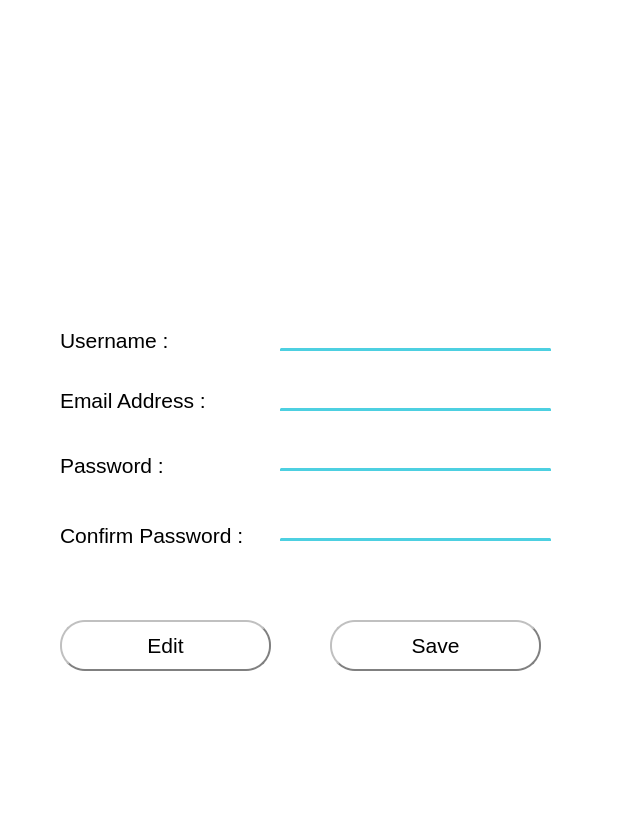
<?xml version="1.0" encoding="UTF-8"?>
<ui version="4.0">
 <class>MainWindow</class>
 <widget class="QMainWindow" name="MainWindow">
  <property name="geometry">
   <rect>
    <x>0</x>
    <y>0</y>
    <width>629</width>
    <height>822</height>
   </rect>
  </property>
  <property name="windowTitle">
   <string>MainWindow</string>
  </property>
  <widget class="QWidget" name="centralwidget">
   <widget class="QLabel" name="label">
    <property name="geometry">
     <rect>
      <x>0</x>
      <y>0</y>
      <width>1121</width>
      <height>901</height>
     </rect>
    </property>
    <property name="styleSheet">
     <string notr="true">background-color: rgb(255, 255, 255);</string>
    </property>
    <property name="text">
     <string/>
    </property>
   </widget>
   <widget class="QLabel" name="label_2">
    <property name="geometry">
     <rect>
      <x>220</x>
      <y>30</y>
      <width>181</width>
      <height>181</height>
     </rect>
    </property>
    <property name="text">
     <string/>
    </property>
    <property name="pixmap">
     <pixmap>../images/admin.png</pixmap>
    </property>
    <property name="scaledContents">
     <bool>true</bool>
    </property>
   </widget>
   <widget class="QPushButton" name="delete_2">
    <property name="geometry">
     <rect>
      <x>330</x>
      <y>620</y>
      <width>211</width>
      <height>51</height>
     </rect>
    </property>
    <property name="font">
     <font>
      <pointsize>16</pointsize>
     </font>
    </property>
    <property name="styleSheet">
     <string notr="true">QPushButton{
background-color: white;
border-style:outset;
border-width: 2px;
border-color:gray;
border-radius: 25px;

}

QPushButton:hover{
background-color: #EEEEEE;
border-style:inset;
color: #0097A7;
}

</string>
    </property>
    <property name="text">
     <string>Save</string>
    </property>
   </widget>
   <widget class="QPushButton" name="edit">
    <property name="geometry">
     <rect>
      <x>60</x>
      <y>620</y>
      <width>211</width>
      <height>51</height>
     </rect>
    </property>
    <property name="font">
     <font>
      <pointsize>16</pointsize>
     </font>
    </property>
    <property name="styleSheet">
     <string notr="true">QPushButton{
background-color: white;
border-style:outset;
border-width: 2px;
border-color:gray;
border-radius: 25px;

}

QPushButton:hover{
background-color: #EEEEEE;
border-style:inset;
color: #0097A7;
}

</string>
    </property>
    <property name="text">
     <string>Edit</string>
    </property>
   </widget>
   <widget class="QLabel" name="label_3">
    <property name="geometry">
     <rect>
      <x>0</x>
      <y>0</y>
      <width>181</width>
      <height>171</height>
     </rect>
    </property>
    <property name="text">
     <string/>
    </property>
    <property name="pixmap">
     <pixmap>../images/top-left.png</pixmap>
    </property>
    <property name="scaledContents">
     <bool>true</bool>
    </property>
   </widget>
   <widget class="QLabel" name="label_4">
    <property name="geometry">
     <rect>
      <x>450</x>
      <y>650</y>
      <width>181</width>
      <height>171</height>
     </rect>
    </property>
    <property name="text">
     <string/>
    </property>
    <property name="pixmap">
     <pixmap>../images/corner.png</pixmap>
    </property>
    <property name="scaledContents">
     <bool>true</bool>
    </property>
   </widget>
   <widget class="QLabel" name="name">
    <property name="geometry">
     <rect>
      <x>200</x>
      <y>220</y>
      <width>231</width>
      <height>41</height>
     </rect>
    </property>
    <property name="font">
     <font>
      <pointsize>18</pointsize>
     </font>
    </property>
    <property name="styleSheet">
     <string notr="true">QLabel{
color: #5F9EA0;
text-align: center;
}</string>
    </property>
    <property name="text">
     <string/>
    </property>
    <property name="alignment">
     <set>Qt::AlignCenter</set>
    </property>
   </widget>
   <widget class="QLabel" name="name_2">
    <property name="geometry">
     <rect>
      <x>60</x>
      <y>320</y>
      <width>131</width>
      <height>41</height>
     </rect>
    </property>
    <property name="font">
     <font>
      <pointsize>16</pointsize>
      <weight>50</weight>
      <italic>false</italic>
      <bold>false</bold>
     </font>
    </property>
    <property name="styleSheet">
     <string notr="true"/>
    </property>
    <property name="text">
     <string>Username :</string>
    </property>
   </widget>
   <widget class="QLabel" name="name_3">
    <property name="geometry">
     <rect>
      <x>60</x>
      <y>380</y>
      <width>171</width>
      <height>41</height>
     </rect>
    </property>
    <property name="font">
     <font>
      <pointsize>16</pointsize>
      <weight>50</weight>
      <italic>false</italic>
      <bold>false</bold>
     </font>
    </property>
    <property name="styleSheet">
     <string notr="true"/>
    </property>
    <property name="text">
     <string>Email Address :</string>
    </property>
   </widget>
   <widget class="QLabel" name="name_4">
    <property name="geometry">
     <rect>
      <x>60</x>
      <y>440</y>
      <width>141</width>
      <height>51</height>
     </rect>
    </property>
    <property name="font">
     <font>
      <pointsize>16</pointsize>
      <weight>50</weight>
      <italic>false</italic>
      <bold>false</bold>
     </font>
    </property>
    <property name="styleSheet">
     <string notr="true"/>
    </property>
    <property name="text">
     <string>Password :</string>
    </property>
   </widget>
   <widget class="QLabel" name="name_5">
    <property name="geometry">
     <rect>
      <x>60</x>
      <y>510</y>
      <width>211</width>
      <height>51</height>
     </rect>
    </property>
    <property name="font">
     <font>
      <pointsize>16</pointsize>
      <weight>50</weight>
      <italic>false</italic>
      <bold>false</bold>
     </font>
    </property>
    <property name="styleSheet">
     <string notr="true"/>
    </property>
    <property name="text">
     <string>Confirm Password : </string>
    </property>
   </widget>
   <widget class="QLineEdit" name="uname">
    <property name="enabled">
     <bool>false</bool>
    </property>
    <property name="geometry">
     <rect>
      <x>280</x>
      <y>300</y>
      <width>271</width>
      <height>51</height>
     </rect>
    </property>
    <property name="styleSheet">
     <string notr="true">QLineEdit{
border-radius : 1px;
border-bottom:3px solid #4DD0E1;
font: 15px red ;
padding-left: 10px;
}</string>
    </property>
    <property name="alignment">
     <set>Qt::AlignCenter</set>
    </property>
   </widget>
   <widget class="QLineEdit" name="uemail">
    <property name="enabled">
     <bool>false</bool>
    </property>
    <property name="geometry">
     <rect>
      <x>280</x>
      <y>360</y>
      <width>271</width>
      <height>51</height>
     </rect>
    </property>
    <property name="styleSheet">
     <string notr="true">QLineEdit{
border-radius : 1px;
border-bottom:3px solid #4DD0E1;
font: 15px red ;
padding-left: 10px;
}</string>
    </property>
    <property name="alignment">
     <set>Qt::AlignCenter</set>
    </property>
   </widget>
   <widget class="QLineEdit" name="upass">
    <property name="enabled">
     <bool>false</bool>
    </property>
    <property name="geometry">
     <rect>
      <x>280</x>
      <y>420</y>
      <width>271</width>
      <height>51</height>
     </rect>
    </property>
    <property name="styleSheet">
     <string notr="true">QLineEdit{
border-radius : 1px;
border-bottom:3px solid #4DD0E1;
font: 15px red ;
padding-left: 10px;
}</string>
    </property>
    <property name="alignment">
     <set>Qt::AlignCenter</set>
    </property>
   </widget>
   <widget class="QLineEdit" name="ucpass">
    <property name="enabled">
     <bool>false</bool>
    </property>
    <property name="geometry">
     <rect>
      <x>280</x>
      <y>490</y>
      <width>271</width>
      <height>51</height>
     </rect>
    </property>
    <property name="styleSheet">
     <string notr="true">QLineEdit{
border-radius : 1px;
border-bottom:3px solid #4DD0E1;
font: 15px red ;
padding-left: 10px;
}</string>
    </property>
    <property name="alignment">
     <set>Qt::AlignCenter</set>
    </property>
   </widget>
   <zorder>label</zorder>
   <zorder>edit</zorder>
   <zorder>label_3</zorder>
   <zorder>label_4</zorder>
   <zorder>label_2</zorder>
   <zorder>name</zorder>
   <zorder>name_2</zorder>
   <zorder>name_3</zorder>
   <zorder>name_4</zorder>
   <zorder>name_5</zorder>
   <zorder>uname</zorder>
   <zorder>uemail</zorder>
   <zorder>upass</zorder>
   <zorder>ucpass</zorder>
   <zorder>delete_2</zorder>
  </widget>
 </widget>
 <resources/>
 <connections/>
</ui>
